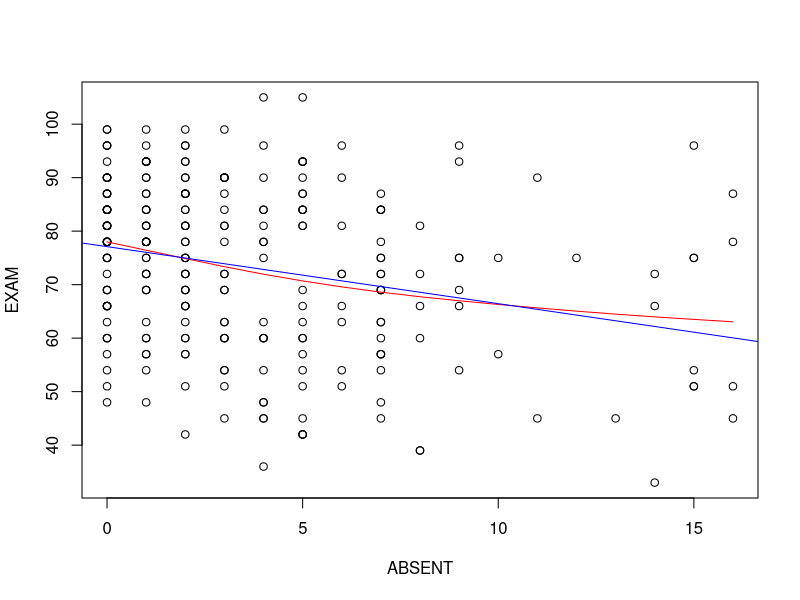
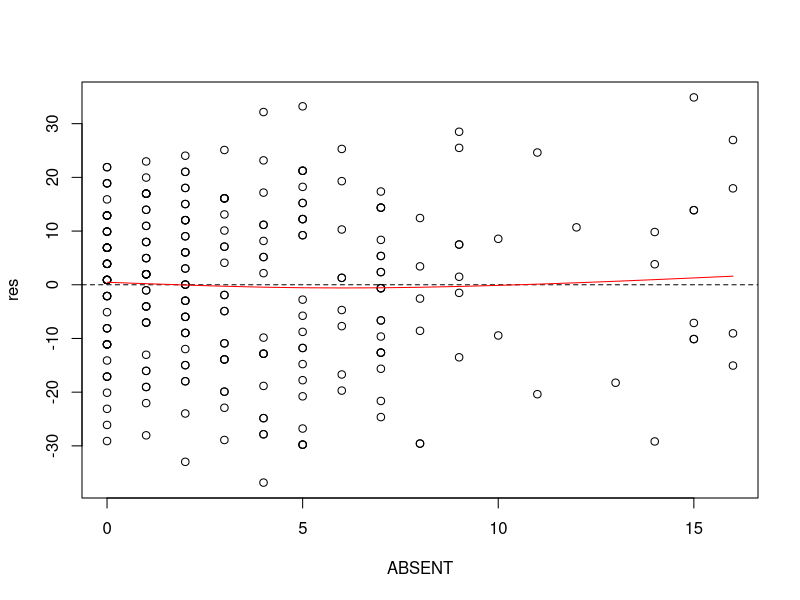
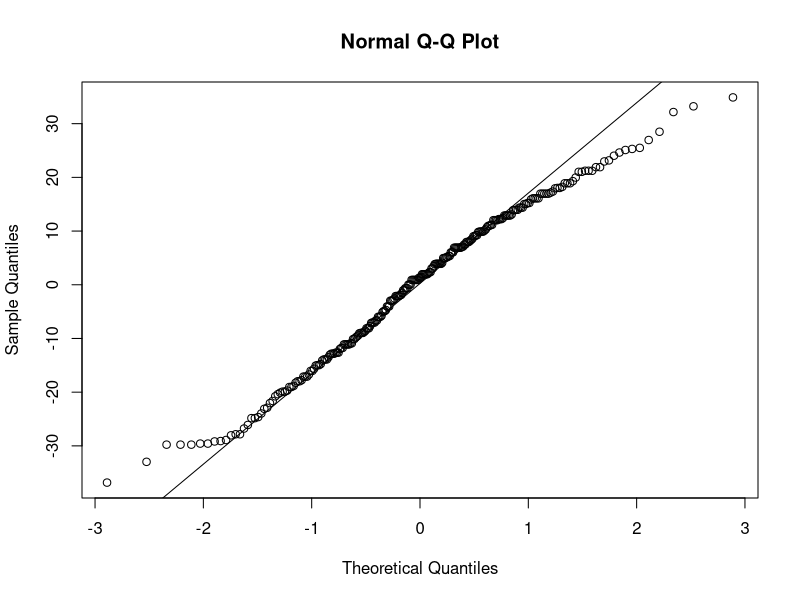
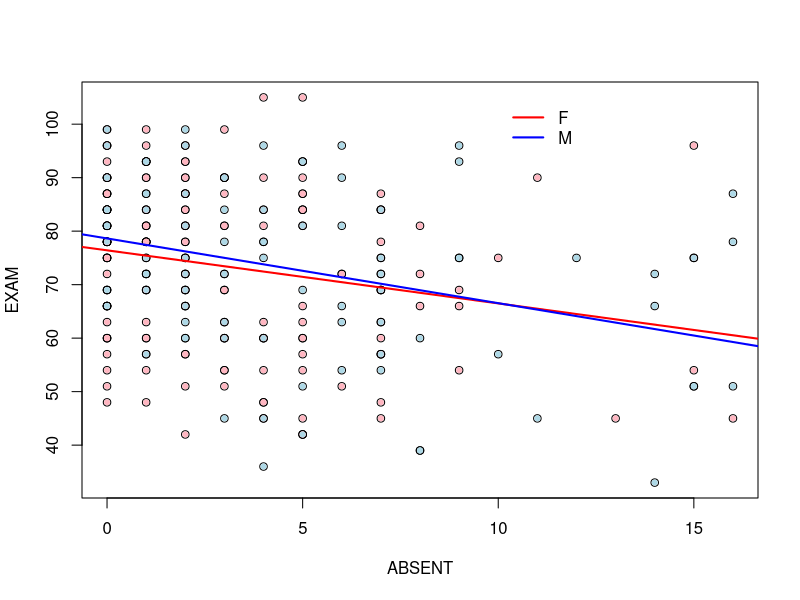

These figures' R source, in order:
####
#### Data on 261 undergraduate students in an introductory statistics class. Includes 
#### variables for classification (U1, U2, ..., U5), gender, average exam score, average 
#### homework score, number of absences, and final letter grade.
####

dta <- read.csv("stat_class.csv")
n <- nrow(dta)

##
## Conditional expectation.
##

## Among these 261 students, what is the expected grade on the final exam, given 10 or 
## more absences?
print(f_EXAM_given_ABSENT_geq_10 <- with(dta, prop.table(table(EXAM[ABSENT >= 10]))))
sum(f_EXAM_given_ABSENT_geq_10)

sum(as.numeric(names(f_EXAM_given_ABSENT_geq_10)) * f_EXAM_given_ABSENT_geq_10)
with(dta, mean(EXAM[ABSENT >= 10], na.rm = TRUE))

## Compare to expected grade on final exam, given fewer than 10 absences.
print(f_EXAM_given_ABSENT_lt_10 <- with(dta, prop.table(table(EXAM[ABSENT < 10]))))
sum(f_EXAM_given_ABSENT_lt_10)

sum(as.numeric(names(f_EXAM_given_ABSENT_lt_10)) * f_EXAM_given_ABSENT_lt_10)
with(dta, mean(EXAM[ABSENT < 10], na.rm = TRUE))

##
## Inference on mean difference in final exam grade, comparing males to females. Report 
## 95% confidence intervals and test H_0: mean difference = 0 against H_a: mean 
## difference != 0 at significance level 0.05.
##

## For simplicity, first remove the students with NA for final exam.
ii <- with(dta, !is.na(EXAM))
dta_no_NA <- dta[ii, ]

## Observed statistic value. Also estimate its standard deviation.
EXAM_F <- with(dta_no_NA, EXAM[SEX == "M"])
EXAM_M <- with(dta_no_NA, EXAM[SEX == "F"])
n_F <- length(EXAM_F)
n_M <- length(EXAM_M)
mean_diff_obs <- mean(EXAM_M) - mean(EXAM_F)
mean_diff_s <- sqrt(var(EXAM_M) / n_M + var(EXAM_F) / n_F)

## Transform data to force H_0 true, for use in bootstrap calculation of p-value.
EXAM_F_0 <- EXAM_F - mean(EXAM_F)
EXAM_M_0 <- EXAM_M - mean(EXAM_M)

## Bootstrap 95% CI and p-value.
B <- 500
mean_diff_b <- mean_diff_0_b <- numeric(B)
for(b in 1:B) {
  ## Sample from untransformed data for CI.
  EXAM_F_b <- sample(EXAM_F, replace = TRUE)
  EXAM_M_b <- sample(EXAM_M, replace = TRUE)
  mean_diff_b[b] <- mean(EXAM_M_b) - mean(EXAM_F_b)
  
  ## Sample from transformed data for p-value.
  EXAM_F_0_b <- sample(EXAM_F_0, replace = TRUE)
  EXAM_M_0_b <- sample(EXAM_M_0, replace = TRUE)
  mean_diff_0_b[b] <- mean(EXAM_M_0_b) - mean(EXAM_F_0_b)
}
ci_boot <- quantile(mean_diff_b, c(0.025, 0.975))
pval_boot <- sum(abs(mean_diff_0_b) >= abs(mean_diff_obs)) / B

## CLT 95% CI and p-value.
ci_clt <- qnorm(c(0.025, 0.975), mean_diff_obs, mean_diff_s)
pval_clt <- 2 * (1 - pnorm(abs(mean_diff_obs), 0, mean_diff_s))

##
## Bootstrap-based inference on the median ratio (median of female exam scores divided by 
## median of male exam scores). We will construct a 95% confidence interval.
## 

B <- 1000
med_rat_b <- numeric(B)
for(b in 1:B) {
  ## Sample with replacement.
  EXAM_F_b <- sample(EXAM_F, replace = TRUE)
  EXAM_M_b <- sample(EXAM_M, replace = TRUE)
  med_rat_b[b] <- median(EXAM_F_b) / median(EXAM_M_b)
}
ci_boot <- quantile(med_rat_b, c(0.025, 0.975))

##
## Large-sample inference on p = Pr(randomly-selected student gets A or B); a 95% 
## confidence interval and a test of H_0: p = 2/3 vs. H_a: p != 2/3.
##

x_AB <- with(dta, GRADE == "A" | GRADE == "B")
p_hat_AB <- sum(x_AB) / n
p_0 <- 2 / 3
sd_p_hat_AB <- sqrt((p_hat_AB * (1 - p_hat_AB)) / n)
sd_p_0 <- sqrt((p_0 * (1 - p_0)) / n)

## A 95% confidence interval.
ci_p_AB <- p_hat_AB + c(-1, 1) * qnorm(0.975, 0, 1) * sd_p_hat_AB

## A p-value for testing H_0: p = 2/3 vs. H_a: p != 2/3.
test_stat <- (p_hat_AB - p_0) / sd_p_0
pval_p_AB <- 2 * (1 - pnorm(abs(test_stat), 0, 1))

## 
## Large-sample inference on difference p_M - p_F.
##

x_AB_M <- with(dta, SEX == "M" & (GRADE == "A" | GRADE == "B"))
x_AB_F <- with(dta, SEX == "F" & (GRADE == "A" | GRADE == "B"))
n_M <- sum(dta$SEX == "M")
n_F <- sum(dta$SEX == "F")
p_hat_AB_M <- sum(x_AB_M) / n_M
p_hat_AB_F <- sum(x_AB_F) / n_F
sd_p_diff_AB <- sqrt((p_hat_AB_M * (1 - p_hat_AB_M)) / n_M + 
  (p_hat_AB_F * (1 - p_hat_AB_F)) / n_F)
  
## A 99% confidence interval.
ci_p_diff_AB <- p_hat_AB_M - p_hat_AB_F + c(-1, 1) * qnorm(0.995) * sd_p_diff_AB

## A p-value for testing H_0: p_M - p_F = 0 vs. H_a: p_M - p_F != 0.
test_stat <- (p_hat_AB_M - p_hat_AB_F) / sd_p_diff_AB
p_val_p_diff_AB <- 2 * (1 - pnorm(abs(test_stat)))

##
## Large-sample one-sided 99% interval (upper bound) for mean score among females and a 
## test of H_0: mu_F = 70 vs. H_a: mu_F > 70.
##

x_bar_F <- mean(EXAM_F)
s_F <- sd(EXAM_F)
ci_F <- qnorm(0.99, x_bar_F, s_F / sqrt(n_F))
pval_F <- 1 - pnorm(x_bar_F, 70, s_F / sqrt(n_F))

##
## Linear regression of exam score on number of absences.
##

## Start with a scatterplot and smoother. The relationship looks reasonably linear, 
## although there is some suggestion of curvature toward the right side of the plot.
with(dta_no_NA, plot(ABSENT, EXAM))
with(dta_no_NA, lines(smooth.spline(ABSENT, EXAM, df = 3), col = "red"))

## Linear regression model. There is a statistically significant linear association 
## between EXAM and ABSENT.
fit <- lm(EXAM ~ ABSENT, data = dta_no_NA)
abline(coef(fit), col = "blue")
summary(fit)

## Residuals plot to investigate linearity and look for potential outliers. We again see 
## evidence of subtle curvature.
res <- residuals(fit)
with(dta_no_NA, plot(ABSENT, res))
abline(0, 0, lty = 2)
with(dta_no_NA, lines(smooth.spline(ABSENT, res), col = "red"))

## QQ plot to investigate Normality of residuals. Normality appears suspect. However, 
## with a large sample size, it does not matter much.
qqnorm(res)
qqline(res)

## 95% confidence interval for mean response when 5 absences, compared to a 95% 
## prediction interval for an observed response when 5 absences. Prediction intervals are 
## always wider than their confidence interval counterparts.
predict(fit, newdata = data.frame(ABSENT = 5), interval = "confidence")
predict(fit, newdata = data.frame(ABSENT = 5), interval = "prediction")

##
## Now include gender in the model, allowing for different intercepts and slopes for 
## each gender.
##

## This fits the model with ABSENT, SEX, and their 'interaction'. We do not have 
## sufficient evidence to claim a non-zero interaction, suggesting that gender does not 
## play a significant role in the relationship between exam score and number of absences.
fit_int <- lm(EXAM ~ ABSENT + SEX + ABSENT * SEX, data = dta_no_NA)
summary(fit_int)

## Re-draw scatterplot, now adding our estimated gender-specific lines.
cf_int <- coef(fit_int)
with(dta_no_NA, plot(ABSENT, EXAM))
with(dta_no_NA, points(ABSENT[SEX == "F"], EXAM[SEX == "F"], pch = 20, 
  col = "lightpink"))
with(dta_no_NA, points(ABSENT[SEX == "M"], EXAM[SEX == "M"], pch = 20, 
  col = "lightblue"))
abline(cf_int[1], cf_int[2], col = "red", lwd = 2)
abline(cf_int[1] + cf_int[3], cf_int[2] + cf_int[4], col = "blue", lwd = 2)
legend(10, 105, legend = c("F", "M"), col = c("red", "blue"), lwd = rep(2, 2), bty = "n")

